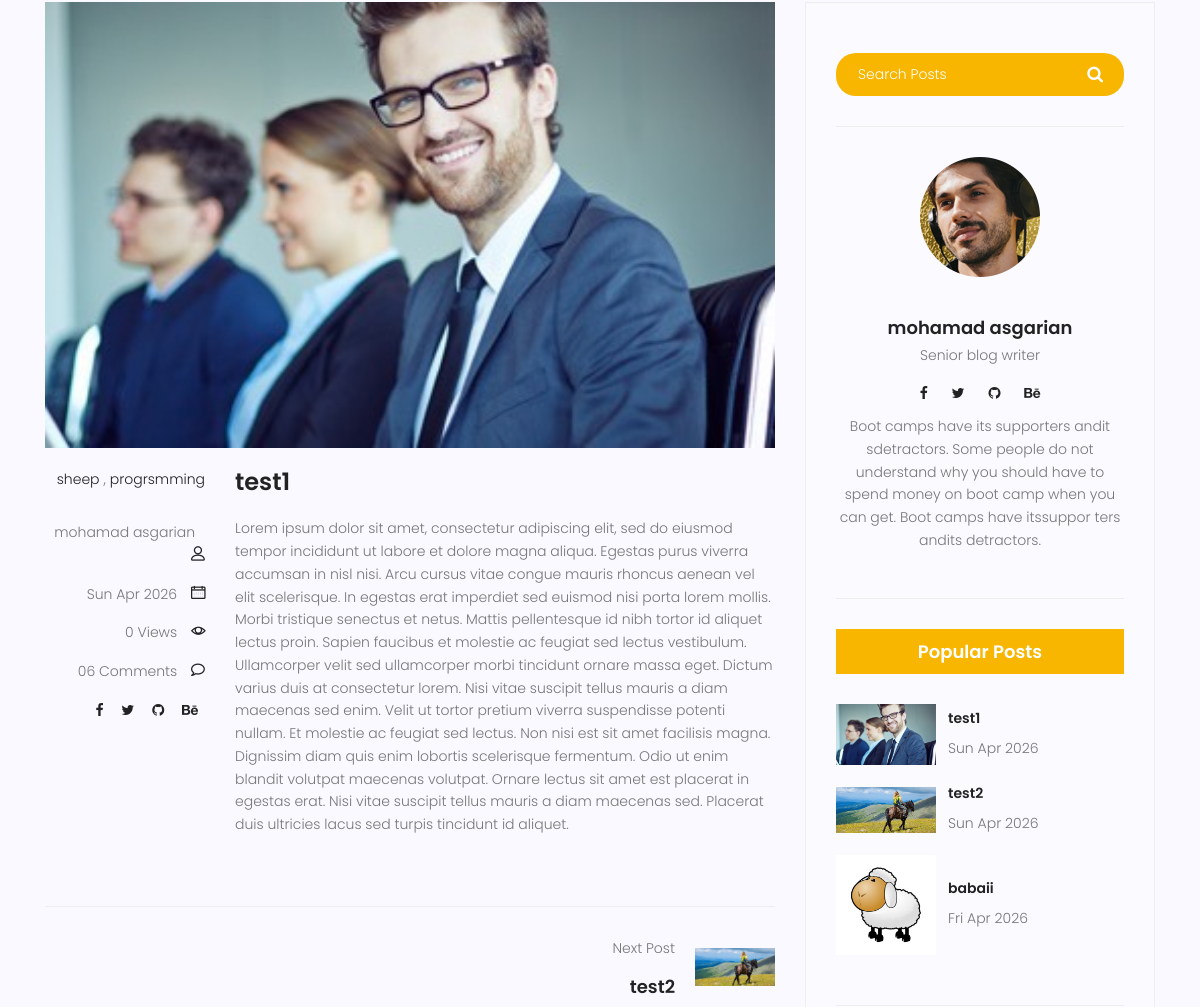
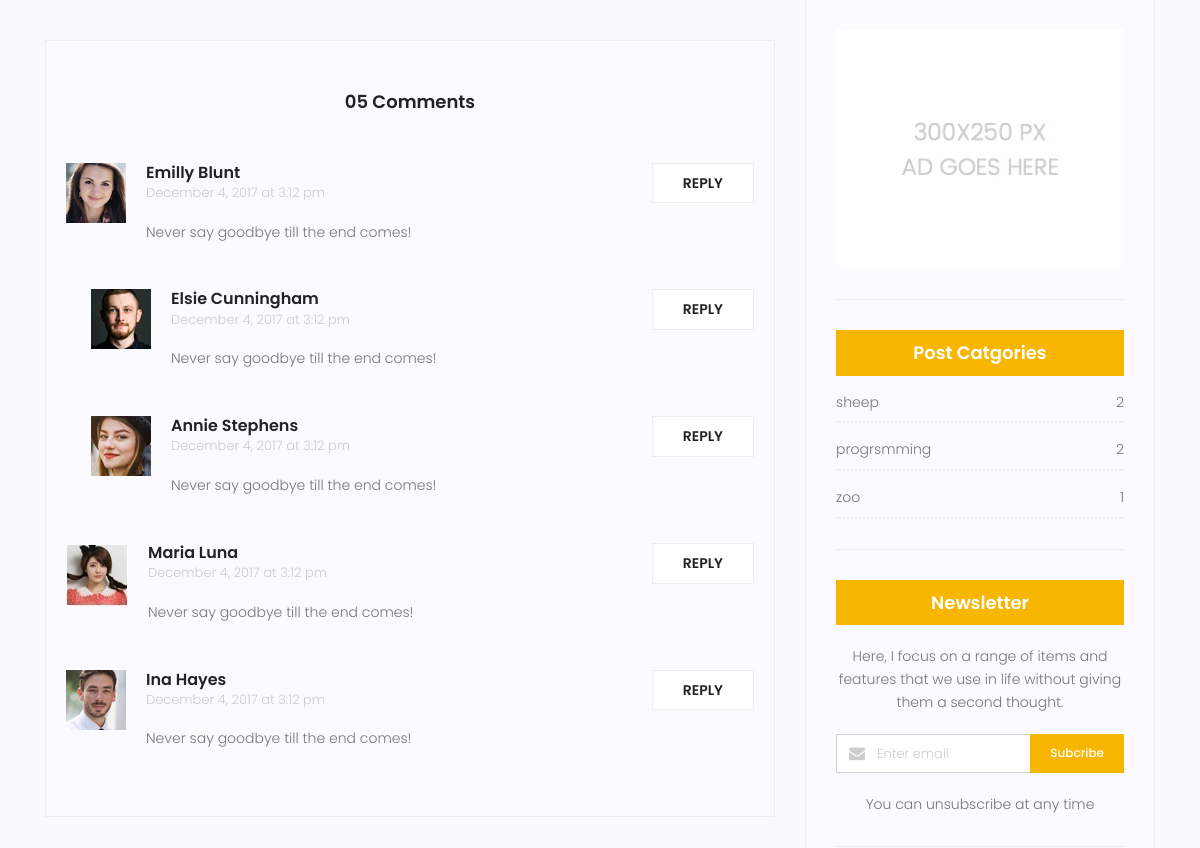
Before: /blog/1 (middle part) with the older database file (2 pictures, top to bottom).
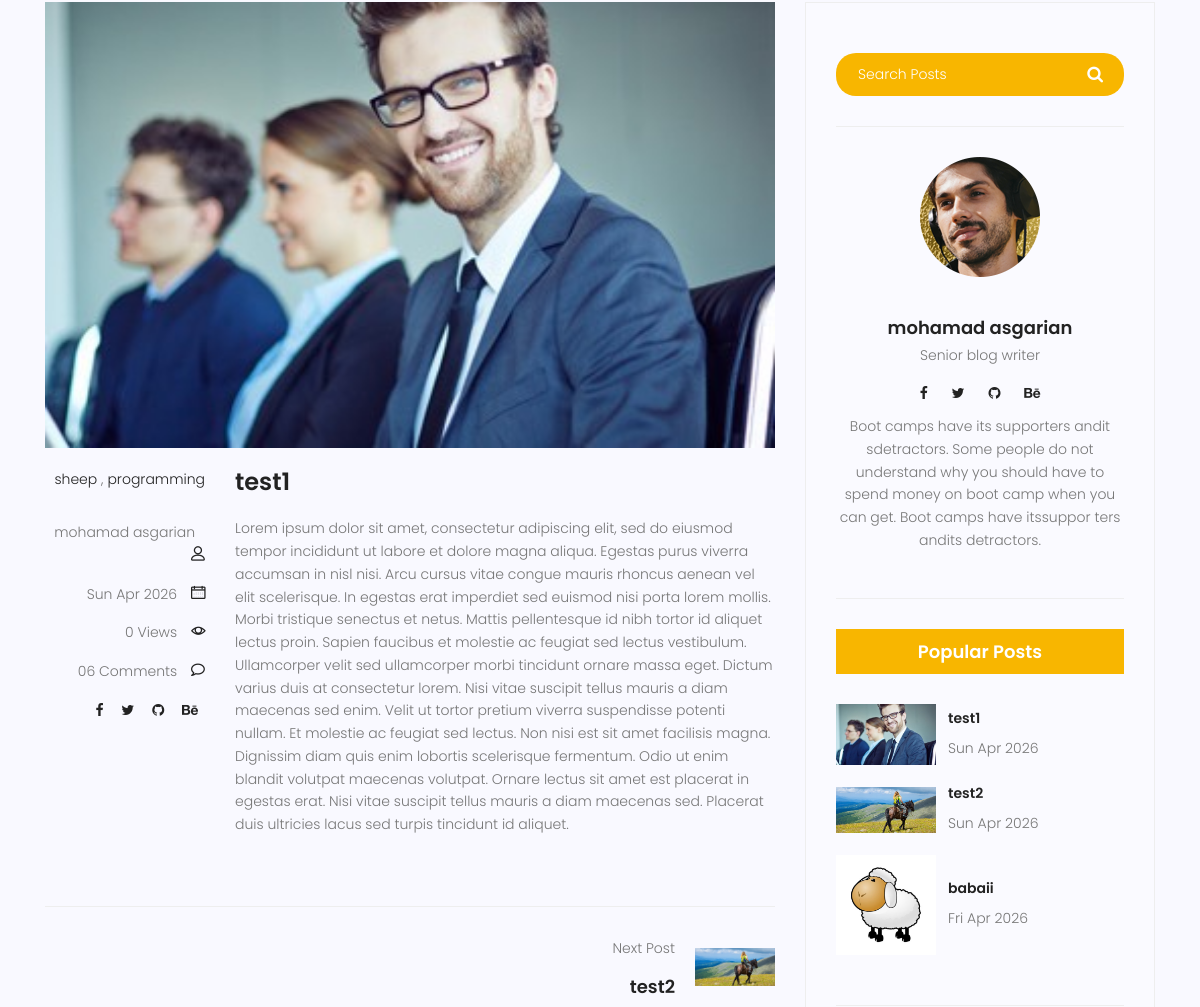
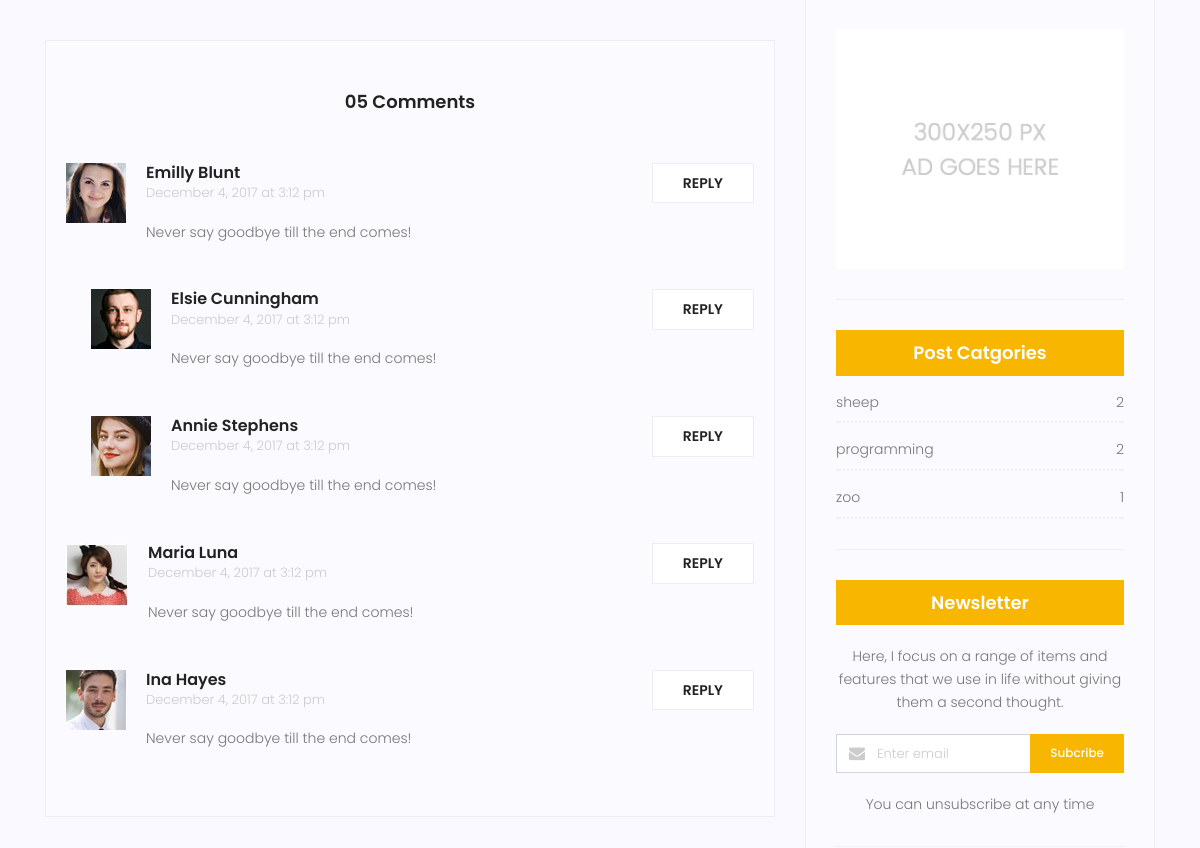
After: the same page with the newer database file (2 pictures, top to bottom).
### blog/models.py (models this page shows)
class Category(models.Model):
    name = models.CharField(max_length=255)
    def __str__(self):
        return self.name

### blog/views.py (the view)
# urls.py: path('<int:pid>', blog_single, name='single'),
def blog_single(request,pid):
    post = get_object_or_404(Post,pk=pid,status=1)
    posts = Post.objects.filter(status=1).order_by('created_date')
    posts_list = list(posts)
    current_index = posts_list.index(post)
    prev_post = None
    next_post = None
    if current_index > 0:
        prev_post = posts_list[current_index - 1]
    if current_index < len(posts_list) - 1:
        next_post = posts_list[current_index + 1]
    context = {
        'post': post,
        'prev_post': prev_post,
        'next_post': next_post,
    }
    return render(request, 'blog/blog-single.html',context)

### blog/templatetags/blog_tags.py (called while the page is built)
@register.inclusion_tag('blog/blog-popular-post.html')
def latestposts(arg=3):
    posts = Post.objects.filter(status=1).order_by('published_date')[:arg]
    return {'posts':posts}

@register.inclusion_tag('blog/blog-post-category.html')
def postcategories():
    posts = Post.objects.filter(status=1)
    categories = Category.objects.all()
    cat_dict = {}
    for name in categories:
        cat_dict[name]=posts.filter(category=name).count()
    return {'categories':cat_dict}

### templates/blog/blog-single.html (shortened to what the changed rows need)
{% load static %}
{% load blog_tags %}
<!DOCTYPE html>
<html lang="zxx" class="no-js">
<head>
	<link rel="stylesheet" href="{% static 'css/linearicons.css' %}">
	<link rel="stylesheet" href="{% static 'css/font-awesome.min.css' %}">
	<link rel="stylesheet" href="{% static 'css/bootstrap.css' %}">
	<link rel="stylesheet" href="{% static 'css/magnific-popup.css' %}">
	<link rel="stylesheet" href="{% static 'css/jquery-ui.css' %}">
	<link rel="stylesheet" href="{% static 'css/nice-select.css' %}">
	<link rel="stylesheet" href="{% static 'css/animate.min.css' %}">
	<link rel="stylesheet" href="{% static 'css/owl.carousel.css' %}">
	<link rel="stylesheet" href="{% static 'css/main.css' %}">
</head>
<body>
	<section class="post-content-area single-post-area">
		<div class="container">
			<div class="row">
				<div class="col-lg-8 posts-list">
					<div class="single-post row">
						<div class="col-lg-3  col-md-3 meta-details">
							<ul class="tags">
							{% for cat in post.category.all %}
								<li><a href="{% url 'blog:category' cat_name=cat.name %}">{{ cat.name }}</a> {% if not forloop.last %},{% endif %}</li>
							{% endfor %}
							</ul>
						</div>
					</div>
				</div>
				<div class="col-lg-4 sidebar-widgets">
					<div class="widget-wrap">
						{% postcategories %}
					</div>
				</div>
			</div>
		</div>
	</section>
</body>
</html>

### templates/blog/blog-post-category.html
{% load static %}
<div class="single-sidebar-widget post-category-widget">
    <h4 class="category-title">Post Catgories</h4>
    <ul class="cat-list">
        {% for name,count in categories.items %}
        <li>
            <a href="#" class="d-flex justify-content-between">
                <p>{{name}}</p>
                <p>{{count}}</p>
            </a>
        </li>
        {% endfor %}
    </ul>
</div>

Changed rows visible on the page:
changed Category id 2: name "progrsmming" → "programming"
